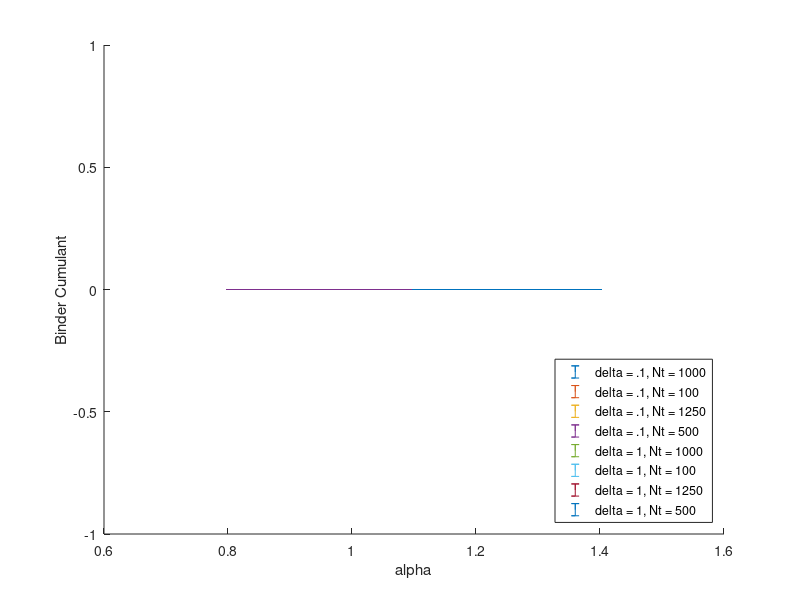

Source code (MATLAB):
%plot the results listed in the result files here
n = 56;
for i = 1:n
	try
		data = csvread(strcat('results', num2str(i), '.csv'));
		mags(i) = 1 - data(8, 2) / (3*data(7, 2)*data(7, 2));
		mag_err(i) = (1 - mags(i))*(data(8, 3)/data(8, 2) + 2*data(7, 3)/data(7, 2));
	catch
		mags(i) = 0;
		mag_err(i) = 0;
	end_try_catch
end

alpha2 = 2*[.55, .575, .6, .625, .65, .675, .7];
alpha1 = 2*[.4, .425, .45, .475, .5, .525, .550];
%split mags
interval1 = 7;
interval2 = 7;
ind1 = 1:interval1:28;
ind2 = 29:interval2:n;
for i = 1:length(ind1)
	mag_mat1(i, :) = mags(ind1(i):ind1(i) + interval1 - 1);
	mag_err_mat1(i, :) = mag_err(ind1(i):ind1(i) + interval1 - 1);
	alpha_mat1(i, :) = alpha1;
end

for i = 1:length(ind2)
	mag_mat2(i, :) = mags(ind2(i):ind2(i) + interval2 - 1);
	mag_err_mat2(i, :) = mag_err(ind2(i):ind2(i) + interval2 - 1);
	alpha_mat2(i, :) = alpha2;
end


%mag_mat = [mags(1:17); mags(18:34); mags(35:51); mags(52:68)];
%mag_err_mat = [mag_err(1:17); mag_err(18:34); mag_err(35:51); mag_err(52:68)];
%alpha_mat = [alpha; alpha; alpha; alpha];
%
%
%%make 1 plot with 6 different lines on it
figure()
hold on
errorbar(alpha_mat1', mag_mat1', mag_err_mat1')
errorbar(alpha_mat2', mag_mat2', mag_err_mat2')

xlabel('alpha')
ylabel('Binder Cumulant')
legend('delta = .1, Nt = 1000', 'delta = .1, Nt = 100', 'delta = .1, Nt = 1250', 'delta = .1, Nt = 500', 'delta = 1, Nt = 1000', 'delta = 1, Nt = 100', 'delta = 1, Nt = 1250', 'delta = 1, Nt = 500', 'location', 'southeast')
